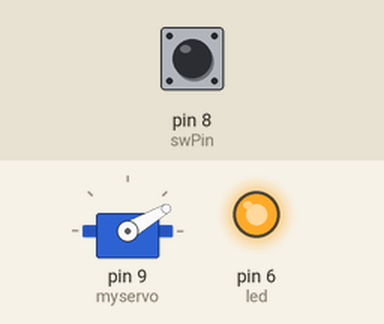
Bench run of a sketch on a simulated Arduino Uno, built with avr-gcc and run on an emulated ATmega328P. Parts: servo, output pins drawn as LEDs (lit = HIGH). Inputs (shaded band) come from the test bench; at power-on: pin 8 (swPin) HIGH. Random numbers use the default seed unless the sketch sets one; what the sketch prints to the serial monitor is not drawn.

Above: at 1.4 s.
1.5 s: pin 8 (swPin) pulled LOW for 1.3 s
At 2.35 s:
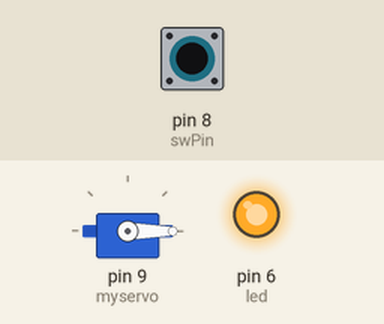
At 3.4 s:
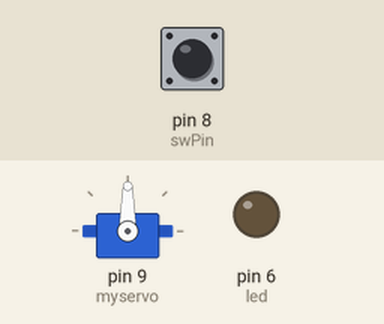
6.6 s: pin 8 (swPin) pulled LOW for 1.3 s
10.1 s: pin 8 (swPin) pulled LOW for 3.2 s
17.5 s: pin 8 (swPin) driven LOW
21.7 s: pin 8 (swPin) driven HIGH
At 22.1 s:
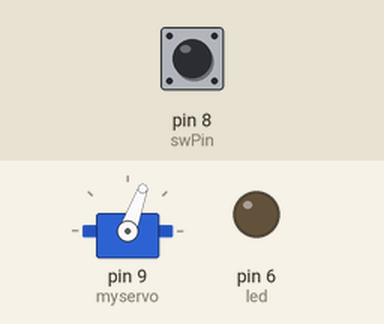
Timing chart, 0 to 25.2 s (numbered marks = the images above; inputs shaded):
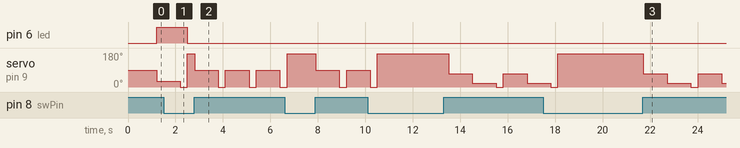

The sketch:

UselessBox_V2.ino
```cpp
#include <Servo.h>

int const swPin = 8;
int const led = 6;
int const spkr = 2;
int extend = 0;
int retract = 177;
int totalanger = 0;
int cooldown;

long timestamp;
long futrtime;


Servo myservo;  // create servo object to control a servo

bool toggle = false;
unsigned long miltime;
long prevtog = 0;

int swState;  //Variable used to store the state of the switch (High or Low)
int mode;  //Variable to store random mode


void setup() {
Serial.begin(9600);  //Turn on the serial monitor
myservo.attach(9);  // attaches the servo on pin 9 to the servo object
pinMode(swPin, INPUT_PULLUP);  //Use the internal pull-up resistor for 2 wire switch
pinMode(led, OUTPUT);   //LED set as output
pinMode(spkr, OUTPUT);  //Speaker set as ouput
}

void loop() {
  swState = digitalRead(swPin); //Store the state of the switch to variable
  miltime = millis();

     if(miltime < timestamp + 10000 && swState == HIGH){
      cooldown = (timestamp + 10000 ) - miltime;
      totalanger = totalanger + cooldown/1000;
      Serial.print(" Anger: ");
      Serial.print(totalanger);
     }

  if(swState == HIGH && mode == 0) //generate a random number
  {
    Serial.print("Switch On and mode set to: ");
    mode = random(1, 5); //increase for each addtional case ex. random 1-10 for 10 cases
  }
  if(swState == HIGH){
    timestamp = miltime;
  }

  if(swState == LOW) //Rotate servo to 180 degrees if the switch is Low
  {
     Serial.println(" Switch Off");
     mode = 0;
     myservo.write(retract);
     noTone(spkr);
     digitalWrite(led, LOW);
     Serial.print("toggle: ");
     Serial.print(toggle);
  }

    else {
  }

  if(miltime - prevtog >= 1000 && swState == HIGH && toggle == false){
    prevtog = miltime;
    toggle = true;
  }

    // do something different depending on the mode value:
  // Try to add character to your servo, beeps, chirps, flashes, movements...
  Serial.print("Anger: ");
  Serial.print(totalanger);
 if(toggle == true) {
  switch (mode) {
    case 1:    // Quick click
      Serial.println("Mode 1");
      myservo.write(extend);
      toggle = false;
      Serial.print( toggle);
      break;
    case 2:    // Hesitate
      Serial.println("Mode 2");
      myservo.write(90);
      delay(1000);
      myservo.write(extend);
      toggle = false;
      Serial.print( toggle);
      break;
    case 3:    // Do something new!
      Serial.println("Mode 3");
      myservo.write(70);
      delay(1000);
      myservo.write(20);
      delay(1000);
      myservo.write(extend);
      toggle = false;
      Serial.print( toggle);
      break;
    case 4:    // Do something new!
      Serial.println("Mode 4");
      digitalWrite(led, HIGH);
      myservo.write(30);
      delay(1000);
      myservo.write(extend);
      toggle = false;
      Serial.print( toggle);
      break;
  }
}
  delay(300); // waits for the servo to get there
}
```

Measured:
- after the input at 1.5 s, pin 6 (led): HIGH → LOW after 1.0 s
- after the input at 21.7 s, servo on pin 9 (myservo): 177° → 70° at once, → 20° 1.0 s later, → 0° 1.0 s later, → 70° 0.30 s later, … (5 changes in this stretch)
